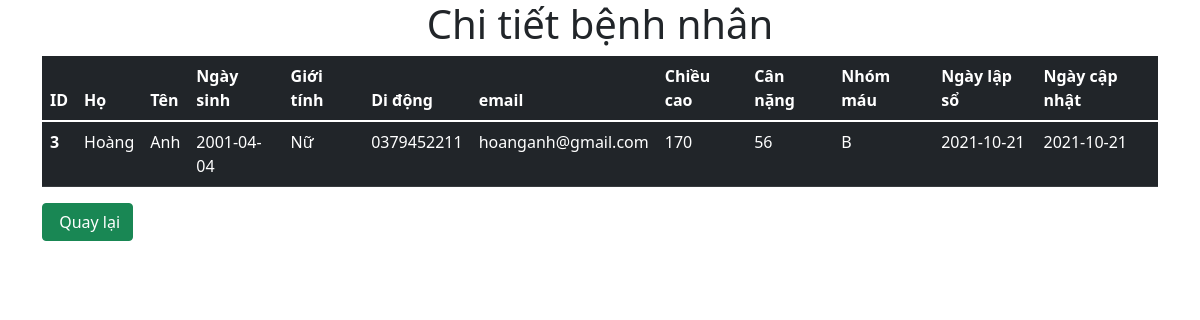
Page /chitiet_1.php?id=3 on the committed database.
### tables this page shows
CREATE TABLE `patientt` (
  `patienid` int(10) UNSIGNED NOT NULL,
  `firstname` varchar(50) NOT NULL,
  `lastname` varchar(50) NOT NULL,
  `dateofbirth` date NOT NULL,
  `gender` tinyint(1) NOT NULL,
  `mobile` varchar(12) NOT NULL,
  `email` varchar(255) NOT NULL,
  `height` varchar(50) NOT NULL,
  `weight` varchar(50) NOT NULL,
  `blood_type` varchar(50) NOT NULL,
  `created_on` date NOT NULL DEFAULT current_timestamp(),
  `modified_on` date NOT NULL DEFAULT current_timestamp()
);

### src/chitiet_1.php (the view, shortened to what this page needs)
<?php
    include './menu_footer/menu.php';
?>
    <h1 class="text-center">Chi tiết bệnh nhân</h1>
    <div class="container">
        <table class="table table-dark table-hover">
            <thead>
                <tr>
                <th scope="col">ID </th>
                <th scope="col">Họ</th>
                <th scope="col">Tên</th>
                <th scope="col">Ngày sinh</th>
                <th scope="col">Giới tính</th>
                <th scope="col">Di động</th>
                <th scope="col">email</th>
                <th scope="col">Chiều cao</th>
                <th scope="col">Cân nặng</th>
                <th scope="col">Nhóm máu</th>
                <th scope="col">Ngày lập sổ</th>
                <th scope="col">Ngày cập nhật</th>
                </tr>
            </thead>
            <tbody>
                <?php
                    include './config.php';
                    $id = $_GET['id'];
                    $sql = "SELECT * FROM patientt WHERE patienid = '$id'";
                    $result = mysqli_query($conn,$sql);
                    if(mysqli_num_rows($result) > 0)
                    {
                        while($row = mysqli_fetch_assoc($result)){
                            echo '<tr>';
                            echo '<th scope="row">'.$row['patienid'].'</th>';
                            echo '<td>'.$row['firstname'].'</td>';
                            echo '<td>'.$row['lastname'].'</td>';
                            echo '<td>'.$row['dateofbirth'].'</td>';
                            if($row['gender'] == '1'){
                                $gender = 'Nam';
                            }else{
                                $gender = 'Nữ';
                            }
                            echo '<td>'.$gender.'</td>';
                            echo '<td>'.$row['mobile'].'</td>';
                            echo '<td>'.$row['email'].'</td>';
                            echo '<td>'.$row['height'].'</td>';
                            echo '<td>'.$row['weight'].'</td>';
                            echo '<td>'.$row['blood_type'].'</td>';
                            echo '<td>'.$row['created_on'].'</td>';
                            echo '<td>'.$row['modified_on'].'</td>';
                            echo '</tr>';
                        }
                    }
                ?>
            </tbody>
        </table>
        <a href="index.php" class="btn btn-success mb-3"><i class="fad fa-chevron-square-left"></i> Quay lại</a>
    </div>
<?php
    include './menu_footer/footer.php';
?>

### rows in the picture
patientt: patienid "3", firstname "Hoàng", lastname "Anh", dateofbirth "2001-04-04", gender "Nữ", mobile "0379452211", email "hoanganh@gmail.com", height "170", weight "56", blood_type "B", created_on "2021-10-21", modified_on "2021-10-21"
